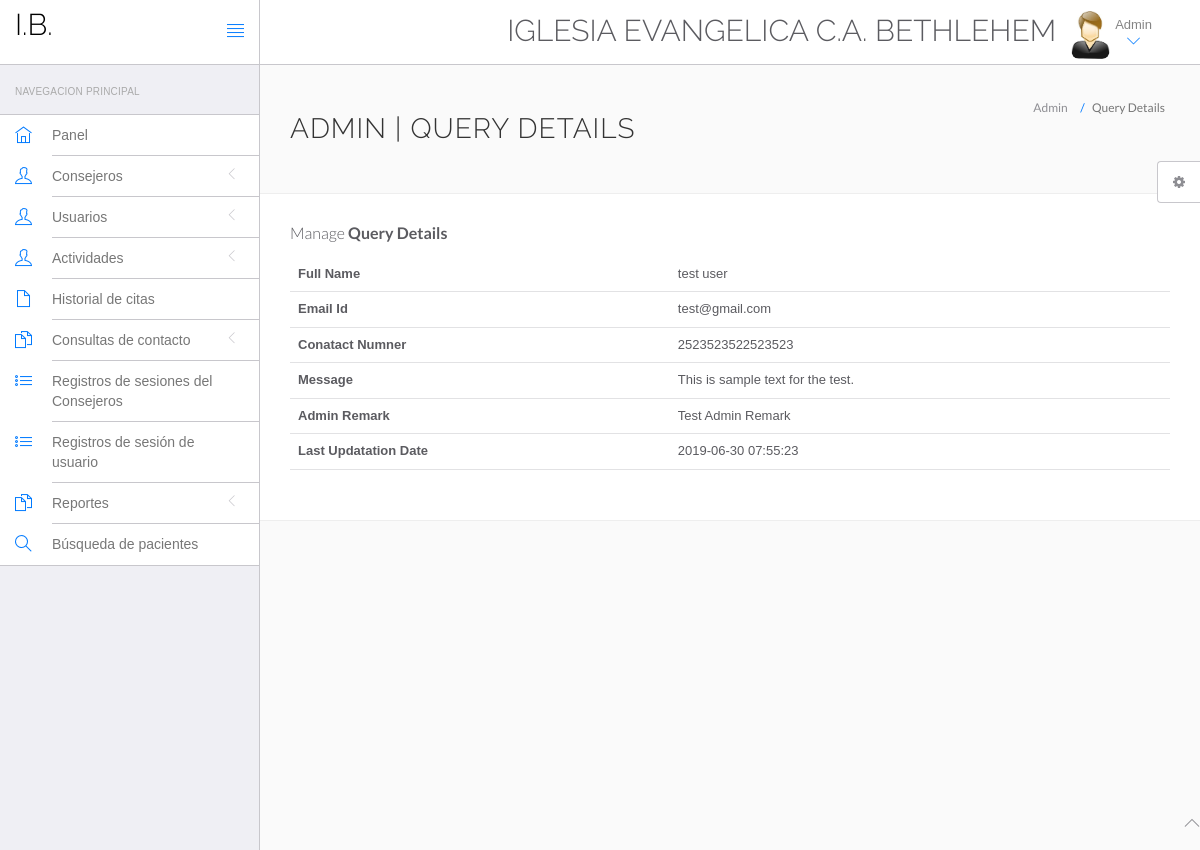
Page /hms/admin/query-details.php?id=1 (signed in) on the committed database.
### tables this page shows
CREATE TABLE `tblcontactus` (
  `id` int(11) NOT NULL AUTO_INCREMENT,
  `fullname` varchar(255) DEFAULT NULL,
  `email` varchar(255) DEFAULT NULL,
  `contactno` bigint(12) DEFAULT NULL,
  `message` mediumtext DEFAULT NULL,
  `PostingDate` timestamp NULL DEFAULT current_timestamp(),
  `AdminRemark` mediumtext DEFAULT NULL,
  `LastupdationDate` timestamp NULL DEFAULT NULL ON UPDATE current_timestamp(),
  `IsRead` int(11) DEFAULT NULL,
  PRIMARY KEY (`id`)
);

### hms/admin/query-details.php (the view, shortened to what this page needs)
<?php
include('include/config.php');
?>
<!DOCTYPE html>
<html lang="en">
	<head>
		<link rel="stylesheet" href="vendor/bootstrap/css/bootstrap.min.css">
		<link rel="stylesheet" href="vendor/fontawesome/css/font-awesome.min.css">
		<link rel="stylesheet" href="vendor/themify-icons/themify-icons.min.css">
		<link href="vendor/animate.css/animate.min.css" rel="stylesheet" media="screen">
		<link href="vendor/perfect-scrollbar/perfect-scrollbar.min.css" rel="stylesheet" media="screen">
		<link href="vendor/switchery/switchery.min.css" rel="stylesheet" media="screen">
		<link href="vendor/bootstrap-touchspin/jquery.bootstrap-touchspin.min.css" rel="stylesheet" media="screen">
		<link href="vendor/select2/select2.min.css" rel="stylesheet" media="screen">
		<link href="vendor/bootstrap-datepicker/bootstrap-datepicker3.standalone.min.css" rel="stylesheet" media="screen">
		<link href="vendor/bootstrap-timepicker/bootstrap-timepicker.min.css" rel="stylesheet" media="screen">
		<link rel="stylesheet" href="assets/css/styles.css">
		<link rel="stylesheet" href="assets/css/plugins.css">
		<link rel="stylesheet" href="assets/css/themes/theme-1.css" id="skin_color" />
	</head>
	<body>
		<div id="app">
<?php include('include/sidebar.php');?>
			<div class="app-content">
						<?php include('include/header.php');?>
				<div class="main-content" >
					<div class="wrap-content container" id="container">
						<section id="page-title">
							<div class="row">
								<div class="col-sm-8">
									<h1 class="mainTitle">Admin | Query Details</h1>
																	</div>
								<ol class="breadcrumb">
									<li>
										<span>Admin</span>
									</li>
									<li class="active">
										<span>Query Details</span>
									</li>
								</ol>
							</div>
						</section>
						<div class="container-fluid container-fullw bg-white">
									<div class="row">
								<div class="col-md-12">
									<h5 class="over-title margin-bottom-15">Manage <span class="text-bold">Query Details</span></h5>
									<table class="table table-hover" id="sample-table-1">
										<tbody>
<?php
$qid=intval($_GET['id']);
$sql=mysqli_query($con,"select * from tblcontactus where id='$qid'");
while($row=mysqli_fetch_array($sql))
{
?>
											<tr>
												<th>Full Name</th>
												<td><?php echo $row['fullname'];?></td>
											</tr>
											<tr>
												<th>Email Id</th>
												<td><?php echo $row['email'];?></td>
											</tr>
											<tr>
												<th>Conatact Numner</th>
												<td><?php echo $row['contactno'];?></td>
											</tr>
											<tr>
												<th>Message</th>
												<td><?php echo $row['message'];?></td>
												</tr>
<?php if($row['AdminRemark']==""){?>
<form name="query" method="post">
	<tr>
												<th>Admin Remark</th>
												<td><textarea name="adminremark" class="form-control" required="true"></textarea></td>
												</tr>
												<tr>
													<td>&nbsp;</td>
													<td>
														<button type="submit" class="btn btn-primary pull-left" name="update">
		Update <i class="fa fa-arrow-circle-right"></i>
								</button>
													</td>
												</tr>
</form>
													<?php } else {?>
	<tr>
												<th>Admin Remark</th>
												<td><?php echo $row['AdminRemark'];?></td>
												</tr>
<tr>
												<th>Last Updatation Date</th>
												<td><?php echo $row['LastupdationDate'];?></td>
												</tr>
											<?php
											 }} ?>
										</tbody>
									</table>
								</div>
							</div>
								</div>
							</div>
						</div>
					</div>
				</div>
	<?php include('include/footer.php');?>
	<?php include('include/setting.php');?>
	</body>
</html>

### hms/admin/assets/css/themes/theme-1.css (style rules this page uses)
body { background: #FAFAFA; }

### rows in the picture
tblcontactus: fullname "test user", email "test@gmail.com", contactno "2523523522523523", message "This is sample text for the test.", AdminRemark "Test Admin Remark", LastupdationDate "2019-06-30 07:55:23"
